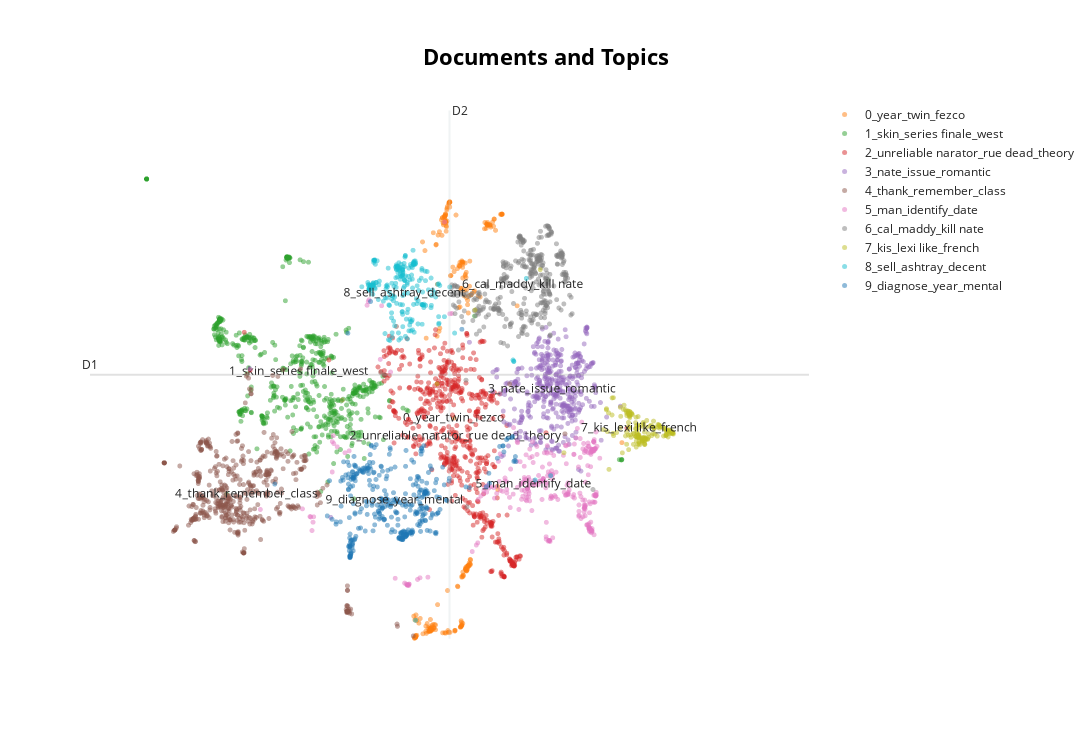

Notebook cell for this chart:
### Code cell
from umap import UMAP

sentence_model = SentenceTransformer("all-mpnet-base-v2")
embeddings = sentence_model.encode(list(data_clean2[0]), show_progress_bar=True)

reduced_embeddings = UMAP(n_neighbors=10, n_components=2, min_dist=0.0, metric='cosine').fit_transform(embeddings)
model.visualize_documents(list(data_clean2[0]), reduced_embeddings=reduced_embeddings)

### Figure 1 — Plotly figure (JSON) as saved in the notebook; plotly's stock layout.template omitted (floating-point values rounded to 4 significant figures; data arrays with more than 128 entries replaced by an {"elided": "..."} marker saying what was removed)
{"data": [{"hoverinfo": "text", "hovertext": [null], "marker": {"color": "#CFD8DC", "opacity": 0.5, "size": 5}, "mode": "markers+text", "name": "other", "showlegend": false, "type": "scattergl", "x": [null], "y": [null]}, {"hoverinfo": "text", "hovertext": {"elided": "231 str values"}, "marker": {"opacity": 0.5, "size": 5}, "mode": "markers+text", "name": "0_year_twin_fezco", "text": {"elided": "231 str values"}, "textfont": {"size": 12}, "type": "scattergl", "x": {"elided": "231 float values"}, "y": {"elided": "231 float values"}}, {"hoverinfo": "text", "hovertext": {"elided": "549 str values"}, "marker": {"opacity": 0.5, "size": 5}, "mode": "markers+text", "name": "1_skin_series finale_west", "text": {"elided": "549 str values"}, "textfont": {"size": 12}, "type": "scattergl", "x": {"elided": "549 float values"}, "y": {"elided": "549 float values"}}, {"hoverinfo": "text", "hovertext": {"elided": "569 str values"}, "marker": {"opacity": 0.5, "size": 5}, "mode": "markers+text", "name": "2_unreliable narator_rue dead_theory", "text": {"elided": "569 str values"}, "textfont": {"size": 12}, "type": "scattergl", "x": {"elided": "569 float values"}, "y": {"elided": "569 float values"}}, {"hoverinfo": "text", "hovertext": {"elided": "418 str values"}, "marker": {"opacity": 0.5, "size": 5}, "mode": "markers+text", "name": "3_nate_issue_romantic", "text": {"elided": "418 str values"}, "textfont": {"size": 12}, "type": "scattergl", "x": {"elided": "418 float values"}, "y": {"elided": "418 float values"}}, {"hoverinfo": "text", "hovertext": {"elided": "506 str values"}, "marker": {"opacity": 0.5, "size": 5}, "mode": "markers+text", "name": "4_thank_remember_class", "text": {"elided": "506 str values"}, "textfont": {"size": 12}, "type": "scattergl", "x": {"elided": "506 float values"}, "y": {"elided": "506 float values"}}, {"hoverinfo": "text", "hovertext": {"elided": "297 str values"}, "marker": {"opacity": 0.5, "size": 5}, "mode": "markers+text", "name": "5_man_identify_date", "text": {"elided": "297 str values"}, "textfont": {"size": 12}, "type": "scattergl", "x": {"elided": "297 float values"}, "y": {"elided": "297 float values"}}, {"hoverinfo": "text", "hovertext": {"elided": "361 str values"}, "marker": {"opacity": 0.5, "size": 5}, "mode": "markers+text", "name": "6_cal_maddy_kill nate", "text": {"elided": "361 str values"}, "textfont": {"size": 12}, "type": "scattergl", "x": {"elided": "361 float values"}, "y": {"elided": "361 float values"}}, {"hoverinfo": "text", "hovertext": {"elided": "159 str values"}, "marker": {"opacity": 0.5, "size": 5}, "mode": "markers+text", "name": "7_kis_lexi like_french", "text": {"elided": "159 str values"}, "textfont": {"size": 12}, "type": "scattergl", "x": {"elided": "159 float values"}, "y": {"elided": "159 float values"}}, {"hoverinfo": "text", "hovertext": {"elided": "213 str values"}, "marker": {"opacity": 0.5, "size": 5}, "mode": "markers+text", "name": "8_sell_ashtray_decent", "text": {"elided": "213 str values"}, "textfont": {"size": 12}, "type": "scattergl", "x": {"elided": "213 float values"}, "y": {"elided": "213 float values"}}, {"hoverinfo": "text", "hovertext": {"elided": "361 str values"}, "marker": {"opacity": 0.5, "size": 5}, "mode": "markers+text", "name": "9_diagnose_year_mental", "text": {"elided": "361 str values"}, "textfont": {"size": 12}, "type": "scattergl", "x": {"elided": "361 float values"}, "y": {"elided": "361 float values"}}], "layout": {"annotations": [{"showarrow": false, "text": "D1", "x": 6.256, "y": 4.731, "yshift": 10}, {"showarrow": false, "text": "D2", "x": 13.27, "xshift": 10, "y": 9.526}], "height": 750, "shapes": [{"line": {"color": "#CFD8DC", "width": 2}, "type": "line", "x0": 13.27, "x1": 13.27, "y0": -0.06403, "y1": 9.526}, {"line": {"color": "#9E9E9E", "width": 2}, "type": "line", "x0": 6.256, "x1": 20.28, "y0": 4.731, "y1": 4.731}], "title": {"font": {"color": "Black", "size": 22}, "text": "<b>Documents and Topics", "x": 0.5, "xanchor": "center", "yanchor": "top"}, "width": 1200, "xaxis": {"visible": false}, "yaxis": {"visible": false}}}
